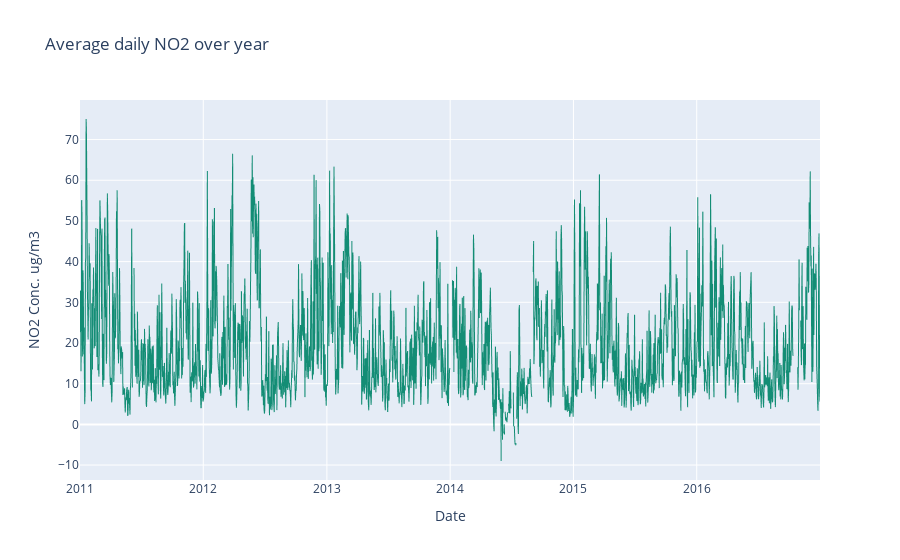

The notebook cell saved with this chart:
### Code cell
import plotly.express as px

fig = px.line(nox_df, 
              x='Daily_Avg', 
              y='AvgOfNO2',
              title="Average daily NO2 over year")

fig.update_traces(line_color='#138D75', 
                  line_width=1)

fig.update_layout(
    
    xaxis_title="Date",
    yaxis_title="NO2 Conc. ug/m3",
   
)
fig.show()

### Figure 1 — Plotly figure (JSON) as saved in the notebook; plotly's stock layout.template omitted (floating-point values rounded to 4 significant figures; data arrays with more than 128 entries replaced by an {"elided": "..."} marker saying what was removed)
{"data": [{"hovertemplate": "Daily_Avg=%{x}<br>AvgOfNO2=%{y}<extra></extra>", "legendgroup": "", "line": {"color": "#138D75", "dash": "solid", "width": 1}, "marker": {"symbol": "circle"}, "mode": "lines", "name": "", "showlegend": false, "type": "scattergl", "x": {"elided": "2192 str values"}, "xaxis": "x", "y": {"elided": "2192 float values"}, "yaxis": "y"}], "layout": {"legend": {"tracegroupgap": 0}, "title": {"text": "Average daily NO2 over year"}, "xaxis": {"anchor": "y", "domain": [0, 1], "title": {"text": "Date"}}, "yaxis": {"anchor": "x", "domain": [0, 1], "title": {"text": "NO2 Conc. ug/m3"}}}}
